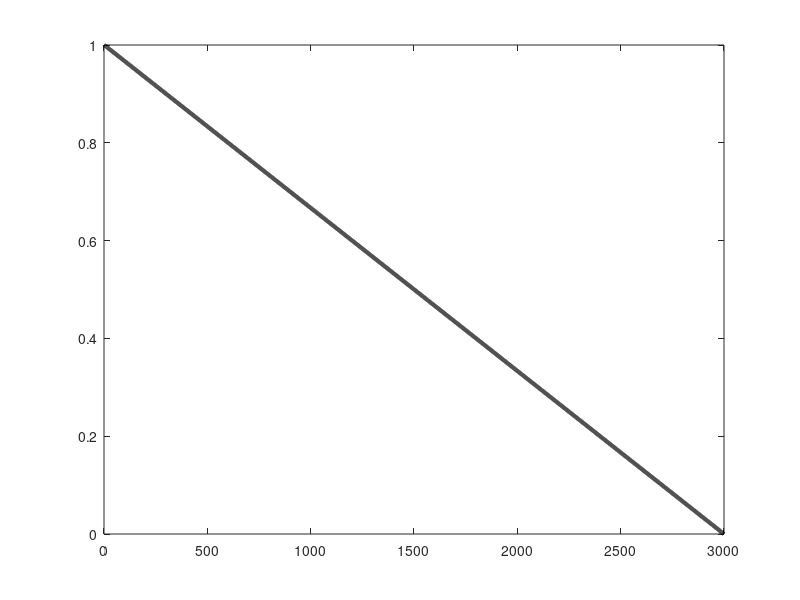

MATLAB code for this plot:

%%
nsteps = 3000;
intended_activity_1 = zeros(nsteps, 1);
x = exp(0.02:0.02:10);
for ii = 1:nsteps
    if ii <= 500
        intended_activity_1(ii) = intended_activity_1(ii) + x(ii);
    elseif ii <= 1000
        intended_activity_1(ii) = intended_activity_1(ii) + x(ii-500);
    elseif ii <= 1500
        intended_activity_1(ii) = intended_activity_1(ii) + x(ii-1000);
    elseif ii <= 2000
        intended_activity_1(ii) = intended_activity_1(ii) + x(ii-1500);
    elseif ii <= 2500
        intended_activity_1(ii) = intended_activity_1(ii) + x(ii-2000);
    elseif ii <= 3000
        intended_activity_1(ii) = intended_activity_1(ii) + x(ii-2500);
    end
end
intended_activity_1 = intended_activity_1 - min(intended_activity_1);
intended_activity_1 = intended_activity_1 / max(intended_activity_1);

% intended_activity = intended_activity_1;

%%
% intended_activity_4 = sin(0:0.01:29.99);
% intended_activity_4(intended_activity_4 < 0) = 0;
% 
% intended_activity = intended_activity_4;

%%
nsteps = 3000;
intended_activity = linspace(1, 0, nsteps);

%%
% intended_activity_2 = sigmoid(0.02:0.003327:10, 5);
% intended_activity_2 = intended_activity_2 - min(intended_activity_2);
% intended_activity_2 = intended_activity_2 / max(intended_activity_2);
% 
% intended_activity_3 = intended_activity_1 + intended_activity_2';
% intended_activity_3 = intended_activity_3 - min(intended_activity_3);
% intended_activity_3 = intended_activity_3 / max(intended_activity_3);
% 
% intended_activity = intended_activity_3;
% 
% intended_activity = intended_activity(1:2:end);
% intended_activity = [intended_activity; flipud(intended_activity)];

%%
clf
plot(intended_activity, 'linewidth', 3, 'color', 'k')

%%
% save('intended_activity', 'intended_activity')

